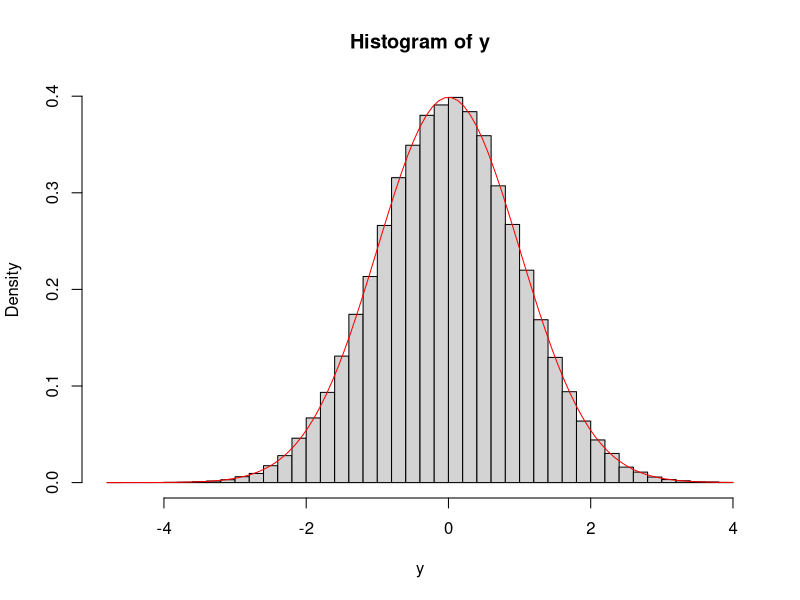

Write R code to recreate this figure.
gen_nd <- function(n,m,rate) {
  y<-1:n
  for(i in 1:m) {
    x     <- rexp(n, rate)
    x_n   <- mean(x)
    s     <- sd(x)
    y[i]  <- sqrt(n) * (x_n - 1/rate)/s
  }
  
  hist(y, freq=FALSE, breaks=50)
  curve(dnorm, col='red', add=TRUE)
}

#n = 10000
#gen_nd(n, n, 1)

gen_nd_boxmul <- function(n) {
  y <- 1:n
  for(i in 1:n) {
    U <- runif(1)
    V <- runif(1)
  
    X <- sqrt(-2*log(U)) * cos(2*pi*V)
    Y <- sqrt(-2*log(U)) * sin(2*pi*V)
    
    y[i + 0] <- X
    y[i + 1] <- Y
  }
  
  hist(y, freq=FALSE, breaks=50)
  curve(dnorm, col='red', add=TRUE)
}

n <- 100000
gen_nd_boxmul(n)